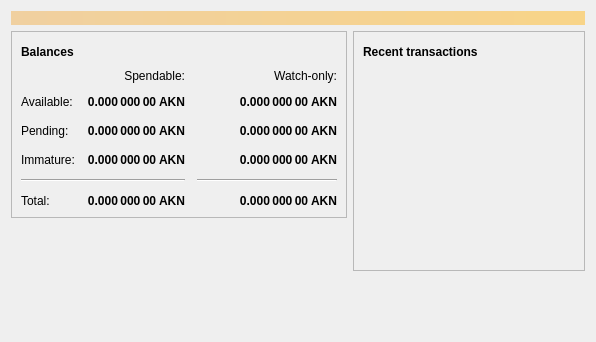
<?xml version="1.0" encoding="UTF-8"?>
<ui version="4.0">
 <class>OverviewPage</class>
 <widget class="QWidget" name="OverviewPage">
  <property name="geometry">
   <rect>
    <x>0</x>
    <y>0</y>
    <width>596</width>
    <height>342</height>
   </rect>
  </property>
  <property name="windowTitle">
   <string>Form</string>
  </property>
  <layout class="QVBoxLayout" name="topLayout">
   <item>
    <widget class="QLabel" name="labelAlerts">
     <property name="visible">
      <bool>false</bool>
     </property>
     <property name="styleSheet">
      <string notr="true">QLabel { background-color: qlineargradient(x1: 0, y1: 0, x2: 1, y2: 0, stop:0 #F0D0A0, stop:1 #F8D488); color:#000000; }</string>
     </property>
     <property name="wordWrap">
      <bool>true</bool>
     </property>
     <property name="margin">
      <number>3</number>
     </property>
     <property name="textInteractionFlags">
      <set>Qt::TextSelectableByMouse</set>
     </property>
    </widget>
   </item>
   <item>
    <layout class="QHBoxLayout" name="horizontalLayout" stretch="1,1">
     <item>
      <layout class="QVBoxLayout" name="verticalLayout_2">
       <item>
        <widget class="QFrame" name="frame">
         <property name="frameShape">
          <enum>QFrame::StyledPanel</enum>
         </property>
         <property name="frameShadow">
          <enum>QFrame::Raised</enum>
         </property>
         <layout class="QVBoxLayout" name="verticalLayout_4">
          <item>
           <layout class="QHBoxLayout" name="horizontalLayout_4">
            <item>
             <widget class="QLabel" name="label_5">
              <property name="font">
               <font>
                <weight>75</weight>
                <bold>true</bold>
               </font>
              </property>
              <property name="text">
               <string>Balances</string>
              </property>
             </widget>
            </item>
            <item>
             <widget class="QPushButton" name="labelWalletStatus">
              <property name="enabled">
               <bool>true</bool>
              </property>
              <property name="maximumSize">
               <size>
                <width>30</width>
                <height>16777215</height>
               </size>
              </property>
              <property name="toolTip">
               <string>The displayed information may be out of date. Your wallet automatically synchronizes with the Arcana network after a connection is established, but this process has not completed yet.</string>
              </property>
              <property name="text">
               <string/>
              </property>
              <property name="icon">
               <iconset resource="../bitcoin.qrc">
                <normaloff>:/icons/warning</normaloff>
                <disabledoff>:/icons/warning</disabledoff>:/icons/warning</iconset>
              </property>
              <property name="iconSize">
               <size>
                <width>24</width>
                <height>24</height>
               </size>
              </property>
              <property name="flat">
               <bool>true</bool>
              </property>
             </widget>
            </item>
            <item>
             <spacer name="horizontalSpacer_3">
              <property name="orientation">
               <enum>Qt::Horizontal</enum>
              </property>
              <property name="sizeHint" stdset="0">
               <size>
                <width>40</width>
                <height>20</height>
               </size>
              </property>
             </spacer>
            </item>
           </layout>
          </item>
          <item>
           <layout class="QGridLayout" name="gridLayout">
            <property name="spacing">
             <number>12</number>
            </property>
            <item row="2" column="2">
             <widget class="QLabel" name="labelWatchPending">
              <property name="font">
               <font>
                <weight>75</weight>
                <bold>true</bold>
               </font>
              </property>
              <property name="cursor">
               <cursorShape>IBeamCursor</cursorShape>
              </property>
              <property name="toolTip">
               <string>Unconfirmed transactions to watch-only addresses</string>
              </property>
              <property name="text">
               <string notr="true">0.000 000 00 AKN</string>
              </property>
              <property name="alignment">
               <set>Qt::AlignRight|Qt::AlignTrailing|Qt::AlignVCenter</set>
              </property>
              <property name="textInteractionFlags">
               <set>Qt::LinksAccessibleByMouse|Qt::TextSelectableByKeyboard|Qt::TextSelectableByMouse</set>
              </property>
             </widget>
            </item>
            <item row="2" column="1">
             <widget class="QLabel" name="labelUnconfirmed">
              <property name="font">
               <font>
                <weight>75</weight>
                <bold>true</bold>
               </font>
              </property>
              <property name="cursor">
               <cursorShape>IBeamCursor</cursorShape>
              </property>
              <property name="toolTip">
               <string>Total of transactions that have yet to be confirmed, and do not yet count toward the spendable balance</string>
              </property>
              <property name="text">
               <string notr="true">0.000 000 00 AKN</string>
              </property>
              <property name="alignment">
               <set>Qt::AlignRight|Qt::AlignTrailing|Qt::AlignVCenter</set>
              </property>
              <property name="textInteractionFlags">
               <set>Qt::LinksAccessibleByMouse|Qt::TextSelectableByKeyboard|Qt::TextSelectableByMouse</set>
              </property>
             </widget>
            </item>
            <item row="3" column="2">
             <widget class="QLabel" name="labelWatchImmature">
              <property name="font">
               <font>
                <weight>75</weight>
                <bold>true</bold>
               </font>
              </property>
              <property name="cursor">
               <cursorShape>IBeamCursor</cursorShape>
              </property>
              <property name="toolTip">
               <string>Mined balance in watch-only addresses that has not yet matured</string>
              </property>
              <property name="text">
               <string notr="true">0.000 000 00 AKN</string>
              </property>
              <property name="alignment">
               <set>Qt::AlignRight|Qt::AlignTrailing|Qt::AlignVCenter</set>
              </property>
              <property name="textInteractionFlags">
               <set>Qt::LinksAccessibleByMouse|Qt::TextSelectableByKeyboard|Qt::TextSelectableByMouse</set>
              </property>
             </widget>
            </item>
            <item row="4" column="0" colspan="2">
             <widget class="Line" name="line">
              <property name="orientation">
               <enum>Qt::Horizontal</enum>
              </property>
             </widget>
            </item>
            <item row="4" column="2">
             <widget class="Line" name="lineWatchBalance">
              <property name="sizePolicy">
               <sizepolicy hsizetype="Preferred" vsizetype="Fixed">
                <horstretch>0</horstretch>
                <verstretch>0</verstretch>
               </sizepolicy>
              </property>
              <property name="minimumSize">
               <size>
                <width>140</width>
                <height>0</height>
               </size>
              </property>
              <property name="orientation">
               <enum>Qt::Horizontal</enum>
              </property>
             </widget>
            </item>
            <item row="5" column="0">
             <widget class="QLabel" name="labelTotalText">
              <property name="text">
               <string>Total:</string>
              </property>
             </widget>
            </item>
            <item row="3" column="1">
             <widget class="QLabel" name="labelImmature">
              <property name="font">
               <font>
                <weight>75</weight>
                <bold>true</bold>
               </font>
              </property>
              <property name="cursor">
               <cursorShape>IBeamCursor</cursorShape>
              </property>
              <property name="toolTip">
               <string>Mined balance that has not yet matured</string>
              </property>
              <property name="text">
               <string notr="true">0.000 000 00 AKN</string>
              </property>
              <property name="alignment">
               <set>Qt::AlignRight|Qt::AlignTrailing|Qt::AlignVCenter</set>
              </property>
              <property name="textInteractionFlags">
               <set>Qt::LinksAccessibleByMouse|Qt::TextSelectableByKeyboard|Qt::TextSelectableByMouse</set>
              </property>
             </widget>
            </item>
            <item row="2" column="3">
             <spacer name="horizontalSpacer_2">
              <property name="orientation">
               <enum>Qt::Horizontal</enum>
              </property>
              <property name="sizeHint" stdset="0">
               <size>
                <width>40</width>
                <height>20</height>
               </size>
              </property>
             </spacer>
            </item>
            <item row="3" column="0">
             <widget class="QLabel" name="labelImmatureText">
              <property name="text">
               <string>Immature:</string>
              </property>
             </widget>
            </item>
            <item row="5" column="1">
             <widget class="QLabel" name="labelTotal">
              <property name="font">
               <font>
                <weight>75</weight>
                <bold>true</bold>
               </font>
              </property>
              <property name="cursor">
               <cursorShape>IBeamCursor</cursorShape>
              </property>
              <property name="toolTip">
               <string>Your current total balance</string>
              </property>
              <property name="text">
               <string notr="true">0.000 000 00 AKN</string>
              </property>
              <property name="alignment">
               <set>Qt::AlignRight|Qt::AlignTrailing|Qt::AlignVCenter</set>
              </property>
              <property name="textInteractionFlags">
               <set>Qt::LinksAccessibleByMouse|Qt::TextSelectableByKeyboard|Qt::TextSelectableByMouse</set>
              </property>
             </widget>
            </item>
            <item row="5" column="2">
             <widget class="QLabel" name="labelWatchTotal">
              <property name="font">
               <font>
                <weight>75</weight>
                <bold>true</bold>
               </font>
              </property>
              <property name="cursor">
               <cursorShape>IBeamCursor</cursorShape>
              </property>
              <property name="toolTip">
               <string>Current total balance in watch-only addresses</string>
              </property>
              <property name="text">
               <string notr="true">0.000 000 00 AKN</string>
              </property>
              <property name="alignment">
               <set>Qt::AlignRight|Qt::AlignTrailing|Qt::AlignVCenter</set>
              </property>
              <property name="textInteractionFlags">
               <set>Qt::LinksAccessibleByMouse|Qt::TextSelectableByKeyboard|Qt::TextSelectableByMouse</set>
              </property>
             </widget>
            </item>
            <item row="0" column="2">
             <widget class="QLabel" name="labelWatchonly">
              <property name="text">
               <string>Watch-only:</string>
              </property>
              <property name="alignment">
               <set>Qt::AlignRight|Qt::AlignTrailing|Qt::AlignVCenter</set>
              </property>
             </widget>
            </item>
            <item row="1" column="0">
             <widget class="QLabel" name="labelBalanceText">
              <property name="text">
               <string>Available:</string>
              </property>
             </widget>
            </item>
            <item row="1" column="1">
             <widget class="QLabel" name="labelBalance">
              <property name="font">
               <font>
                <weight>75</weight>
                <bold>true</bold>
               </font>
              </property>
              <property name="cursor">
               <cursorShape>IBeamCursor</cursorShape>
              </property>
              <property name="toolTip">
               <string>Your current spendable balance</string>
              </property>
              <property name="text">
               <string notr="true">0.000 000 00 AKN</string>
              </property>
              <property name="alignment">
               <set>Qt::AlignRight|Qt::AlignTrailing|Qt::AlignVCenter</set>
              </property>
              <property name="textInteractionFlags">
               <set>Qt::LinksAccessibleByMouse|Qt::TextSelectableByKeyboard|Qt::TextSelectableByMouse</set>
              </property>
             </widget>
            </item>
            <item row="1" column="2">
             <widget class="QLabel" name="labelWatchAvailable">
              <property name="font">
               <font>
                <weight>75</weight>
                <bold>true</bold>
               </font>
              </property>
              <property name="cursor">
               <cursorShape>IBeamCursor</cursorShape>
              </property>
              <property name="toolTip">
               <string>Your current balance in watch-only addresses</string>
              </property>
              <property name="text">
               <string notr="true">0.000 000 00 AKN</string>
              </property>
              <property name="alignment">
               <set>Qt::AlignRight|Qt::AlignTrailing|Qt::AlignVCenter</set>
              </property>
              <property name="textInteractionFlags">
               <set>Qt::LinksAccessibleByMouse|Qt::TextSelectableByKeyboard|Qt::TextSelectableByMouse</set>
              </property>
             </widget>
            </item>
            <item row="2" column="0">
             <widget class="QLabel" name="labelPendingText">
              <property name="text">
               <string>Pending:</string>
              </property>
             </widget>
            </item>
            <item row="0" column="1">
             <widget class="QLabel" name="labelSpendable">
              <property name="text">
               <string>Spendable:</string>
              </property>
              <property name="alignment">
               <set>Qt::AlignRight|Qt::AlignTrailing|Qt::AlignVCenter</set>
              </property>
             </widget>
            </item>
           </layout>
          </item>
         </layout>
        </widget>
       </item>
       <item>
        <spacer name="verticalSpacer">
         <property name="orientation">
          <enum>Qt::Vertical</enum>
         </property>
         <property name="sizeHint" stdset="0">
          <size>
           <width>20</width>
           <height>40</height>
          </size>
         </property>
        </spacer>
       </item>
      </layout>
     </item>
     <item>
      <layout class="QVBoxLayout" name="verticalLayout_3">
       <item>
        <widget class="QFrame" name="frame_2">
         <property name="frameShape">
          <enum>QFrame::StyledPanel</enum>
         </property>
         <property name="frameShadow">
          <enum>QFrame::Raised</enum>
         </property>
         <layout class="QVBoxLayout" name="verticalLayout">
          <item>
           <layout class="QHBoxLayout" name="horizontalLayout_2">
            <item>
             <widget class="QLabel" name="label_4">
              <property name="font">
               <font>
                <weight>75</weight>
                <bold>true</bold>
               </font>
              </property>
              <property name="text">
               <string>Recent transactions</string>
              </property>
             </widget>
            </item>
            <item>
             <widget class="QPushButton" name="labelTransactionsStatus">
              <property name="enabled">
               <bool>true</bool>
              </property>
              <property name="maximumSize">
               <size>
                <width>30</width>
                <height>16777215</height>
               </size>
              </property>
              <property name="toolTip">
               <string>The displayed information may be out of date. Your wallet automatically synchronizes with the Arcana network after a connection is established, but this process has not completed yet.</string>
              </property>
              <property name="text">
               <string/>
              </property>
              <property name="icon">
               <iconset resource="../bitcoin.qrc">
                <normaloff>:/icons/warning</normaloff>
                <disabledoff>:/icons/warning</disabledoff>:/icons/warning</iconset>
              </property>
              <property name="iconSize">
               <size>
                <width>24</width>
                <height>24</height>
               </size>
              </property>
              <property name="flat">
               <bool>true</bool>
              </property>
             </widget>
            </item>
            <item>
             <spacer name="horizontalSpacer">
              <property name="orientation">
               <enum>Qt::Horizontal</enum>
              </property>
              <property name="sizeHint" stdset="0">
               <size>
                <width>40</width>
                <height>20</height>
               </size>
              </property>
             </spacer>
            </item>
           </layout>
          </item>
          <item>
           <widget class="QListView" name="listTransactions">
            <property name="styleSheet">
             <string notr="true">QListView { background: transparent; }</string>
            </property>
            <property name="frameShape">
             <enum>QFrame::NoFrame</enum>
            </property>
            <property name="verticalScrollBarPolicy">
             <enum>Qt::ScrollBarAlwaysOff</enum>
            </property>
            <property name="horizontalScrollBarPolicy">
             <enum>Qt::ScrollBarAlwaysOff</enum>
            </property>
            <property name="selectionMode">
             <enum>QAbstractItemView::NoSelection</enum>
            </property>
           </widget>
          </item>
         </layout>
        </widget>
       </item>
       <item>
        <spacer name="verticalSpacer_2">
         <property name="orientation">
          <enum>Qt::Vertical</enum>
         </property>
         <property name="sizeHint" stdset="0">
          <size>
           <width>20</width>
           <height>40</height>
          </size>
         </property>
        </spacer>
       </item>
      </layout>
     </item>
    </layout>
   </item>
  </layout>
 </widget>
 <resources/>
 <connections/>
</ui>
